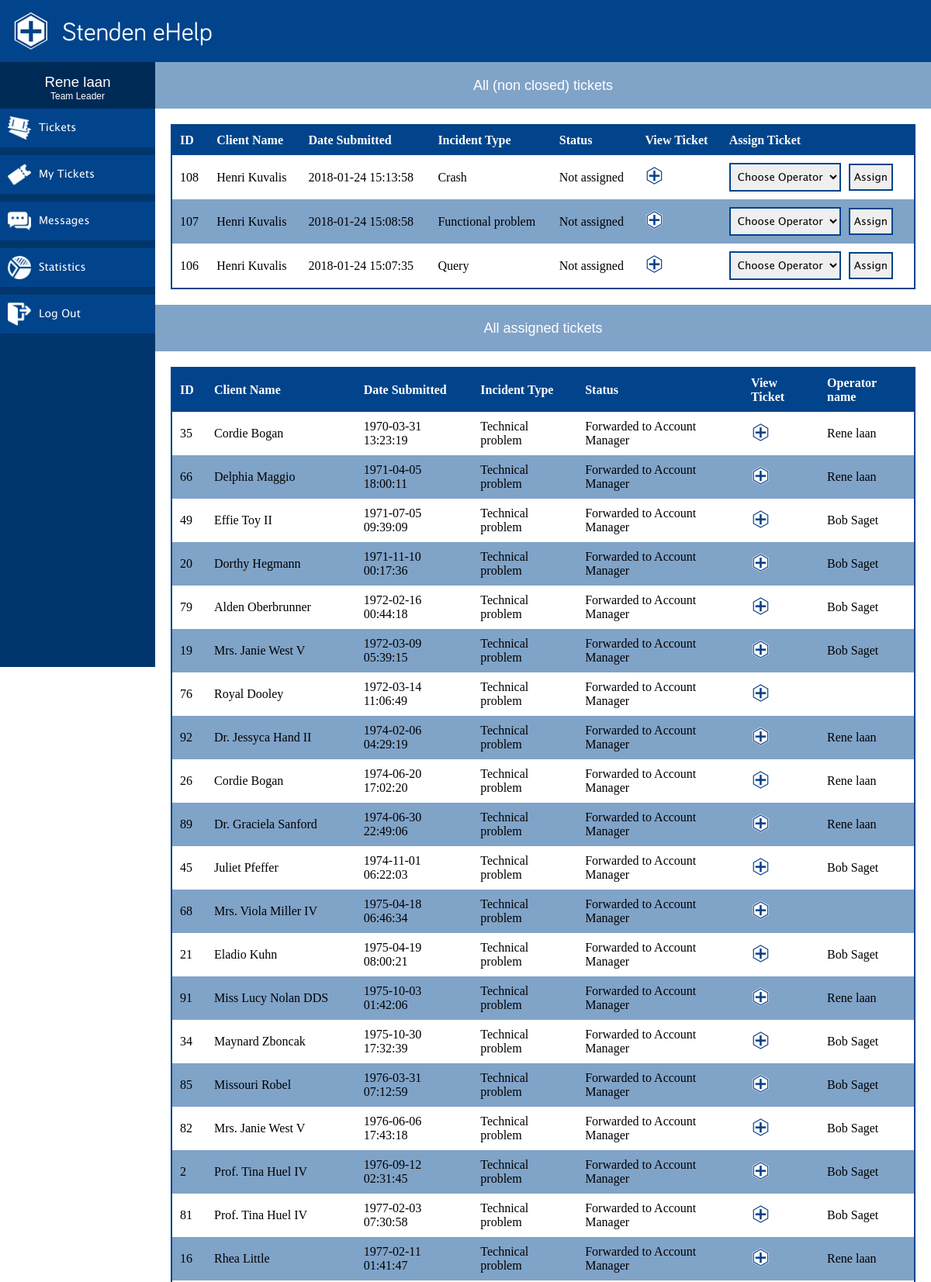
/tickets.php (signed in, upper part), run on the app's committed database.
### tables this page shows
CREATE TABLE `incident` (
  `incident_id` int(11) NOT NULL,
  `client_id` int(5) DEFAULT NULL,
  `operator_id` int(5) DEFAULT NULL,
  `status_id` int(11) DEFAULT '1',
  `category_id` int(11) DEFAULT NULL,
  `description` varchar(4000) DEFAULT NULL,
  `solution` varchar(4000) DEFAULT NULL,
  `start_date` timestamp NULL DEFAULT CURRENT_TIMESTAMP,
  `end_date` datetime DEFAULT NULL
);

CREATE TABLE `users` (
  `id` int(5) NOT NULL,
  `isEmployee` tinyint(1) NOT NULL DEFAULT '0',
  `name` varchar(60) NOT NULL,
  `phone` varchar(15) NOT NULL,
  `email` varchar(60) NOT NULL,
  `username` varchar(32) NOT NULL,
  `password` varchar(60) NOT NULL,
  `has_maintenance_license` tinyint(1) NOT NULL DEFAULT '0',
  `position_id` int(5) NOT NULL,
  `contact_id` int(5) NOT NULL
);

CREATE TABLE `category` (
  `category_id` int(11) NOT NULL,
  `category_name` varchar(30) NOT NULL
);

CREATE TABLE `status` (
  `status_id` int(11) NOT NULL,
  `status_name` varchar(30) NOT NULL
);

### php/permissions.php (called while the page is built, shortened)
<?php
$permissionTable = [
    "client" => [
        "view" => ['faq.php', 'submitTicket.php', 'MyTickets.php', 'messages.php', 'terms.php'],
        "edit" => ['viewTicket.php'],
        "delete" => []
    ],
    "no license" => [
        "view" => ['faq.php', 'terms.php'],
        "edit" => [],
        "delete" => []
    ],
    "operator" => [
        "view" => ['tickets.php', 'MyTickets.php', 'messages.php','terms.php'],
        "edit" => ['viewTicket.php'],
    ],
    "team leader" => [
        "view" => ['tickets.php', 'MyTickets.php', 'messages.php', 'statistics.php', 'statistics2.php','terms.php'],
        "edit" => ['viewTicket.php'],
    ]
];

### tickets.php (the view, shortened to what this page needs)
<?php
require "php/conn.php";
require "php/permissions.php";
require "php/functions.php";
    if(is_employee()){
        $sql = "SELECT * FROM incident
                        INNER JOIN users ON incident.client_id = users.id
                        INNER JOIN category ON incident.category_id = category.category_id
                        INNER JOIN status ON incident.status_id = status.status_id
                        WHERE status_name = 'Not assigned'
                        ORDER BY incident_id DESC";
        $sql1 = "SELECT * FROM incident
                        INNER JOIN users ON incident.client_id = users.id
                        INNER JOIN category ON incident.category_id = category.category_id
                        INNER JOIN status ON incident.status_id = status.status_id
                        WHERE incident.status_id IN (2,3,4)
                        ORDER BY start_date ASC";
    }
    $tickets = mysqli_query($conn, $sql);
    $ticketsAll = mysqli_query($conn, $sql1);
?>
<!DOCTYPE HTML>
<html lang="en">
    <head>
        <link rel="stylesheet" href="css/mainCSS.css">
    </head>
    <body>
    <div class="wrapper">
        <div class="header">
            <div class="logo">
                <img src="img/logo.png" alt="Stenden eHelp">
            </div>
            <p>Stenden eHelp</p>
        </div>
        <div id="content-wrapper">
            <div id="sidebar">
                <div class="userDetails">
                    <div class="clientName"><p><?php echo $_SESSION['name']; ?></p></div>
                    <div class="clientType"><p><?php echo $_SESSION['userType']; ?></p></div>
                </div>
                <div class="navWrapper">
                    <?= generateMenu() ?>
                </div>
            </div>
            <div class="content">
                <div class="titleBox"><p>All (non closed) tickets</p></div>
                <?php if($tickets->num_rows == 0) { ?>
                    <p>Sorry. There are no tickets at this time.</p>
                <?php } else { ?>
                    <table class="fancy-table">
                        <tr>
                            <th>ID</th>
                            <?php if(is_employee()){ ?>
                                <th>Client Name</th>
                            <?php } else { ?>
                                <th>Operator Name</th>
                            <?php } ?>
                            <th>Date Submitted</th>
                            <th>Incident Type</th>
                            <th>Status</th>
                            <th>View Ticket</th>
                            <th>Assign Ticket</th>
                        </tr>
                <?php while ($row = mysqli_fetch_assoc($tickets)){
                           ?>
                            <tr>
                                <td><?= $row['incident_id'] ?></td>
                                <td><?= $row['name'] ?></td>
                                <td><?= $row['start_date'] ?></td>
                                <td><?= $row['category_name'] ?></td>
                                <td><?= $row['status_name'] ?></td>
                                <td><a href='ViewTicket.php?ticket=<?= $row['incident_id'] ?>'><img src='img/logo.png' alt='logo link' width='25' height='25'></a></td>
                                <td><form action="tickets.php" method="post">
                                    <?php
                                    if ($_SESSION['userType'] == "Team Leader"){?>
                                      <select name='assign' id='input7'>
                                        <option value="NULL" disabled selected>Choose Operator</option>
                                        <?php
                                      echo "</select>";
                                      echo "<input style='margin-left:10px;' type='submit' value='Assign' name='submit'>";
                                    }else{
                                        ?> <input type="submit" value="Assign to me" name="submit">
                                    <?php } ?>
                                  </form></td>
                            </tr>
                        <?php } ?>
                <?php } ?>
                  <?php if($tickets->num_rows != 0 && $_SESSION['userType'] == 'Team Leader') { ?>
                            <table class="fancy-table">
                              <div class="titleBox"><p>All assigned tickets</p></div>
                                <tr>
                                    <th>ID</th>
                                    <?php if(is_employee()){ ?>
                                        <th>Client Name</th>
                                    <?php } else { ?>
                                        <th>Operator Name</th>
                                    <?php } ?>
                                    <th>Date Submitted</th>
                                    <th>Incident Type</th>
                                    <th>Status</th>
                                    <th>View Ticket</th>
                                    <th>Operator name</th>
                                </tr>
                        <?php while ($row1 = mysqli_fetch_assoc($ticketsAll)){
                          $sqlOperator = "SELECT name FROM users WHERE id = '".$row1['operator_id']."'";
                                  $opName = mysqli_query($conn, $sqlOperator);
                                  $opName = mysqli_fetch_assoc($opName);
                                   ?>
                                    <tr>
                                        <td><?= $row1['incident_id'] ?></td>
                                        <td><?= $row1['name'] ?></td>
                                        <td><?= $row1['start_date'] ?></td>
                                        <td><?= $row1['category_name'] ?></td>
                                        <td><?= $row1['status_name'] ?></td>
                                        <td><a href='ViewTicket.php?ticket=<?= $row1['incident_id'] ?>'><img src='img/logo.png' alt='logo link' width='25px' height='25px'></a></td>
                                        <td> <?= $opName['name'] ?></td>
                                    </tr>
                                <?php } ?>
                              <?php } ?>
                            </table>
        </div>
            </div>
              </body>
          </html>

### css/mainCSS.css (style rules this page uses)
* { padding:0px; margin:0px; box-sizing: border-box; -webkit-box-sizing: border-box; -moz-box-sizing: border-box; }
img { max-width:100%; max-height:100%; }
p { font-family: 'information', 'Arial', sans-serif; }
input, select, textarea { font-family: 'nav', 'Arial', sans-serif; }
input, select, textarea { border: 2px solid #01448B; padding: 5px; }
.fancy-table { width: calc(100% - 40px); border: 2px solid #01448B; border-collapse: collapse; margin: 20px; float: left; }
.fancy-table th { text-align: left; background: #01448B; color: white; padding: 10px; }
.fancy-table tr:nth-child(odd) { background: #fff; }
.fancy-table tr:nth-child(odd) { background: #80A3C8; }
.fancy-table td { padding: 10px; }
.wrapper { min-height: 100vh; width: 100%; float:left; }
.wrapper .header { width: 100%; height: 80px; background-color: #01448b; float:left; position: fixed; }
.wrapper .header p { font-family: 'eStenden', 'Arial', sans-serif; float:left; color: white; font-size: 25pt; line-height: 80px; margin: 0; }
.wrapper .header .logo { float:left; height: 50px; margin: 15px; }
.wrapper #content-wrapper { width: 100%; float: left; margin-bottom: 30px; }
.wrapper #content-wrapper #sidebar { width: 200px; min-height: calc(100vh - 80px); float: left; position: fixed; margin-top: 80px; }
.wrapper #content-wrapper #sidebar .userDetails { width: 100%; height: 60px; float: left; background-color: #002a56; padding-top: 15px; }
.wrapper #content-wrapper #sidebar .userDetails .clientName p { color:white; text-align: center; font-size:14pt; }
.wrapper #content-wrapper #sidebar .userDetails .clientType p { color:white; text-align: center; font-size: 9pt; }
.wrapper #content-wrapper #sidebar .navWrapper { width: 100%; background-color: #01366d; min-height: calc(100vh - 80px); float: left; }
.wrapper #content-wrapper .content { margin-left: 200px; margin-top: 80px; width: calc(100% - 200px); min-height: calc(100vh - 80px); float: left; }
.wrapper #content-wrapper .content .titleBox { height: 60px; width: 100%; background-color: #80a3c8; float:left; }
.wrapper #content-wrapper .content .titleBox p { padding: 0; line-height: 60px; text-align: center; color: white; font-size: 18px; }

### data on the page
incident: incident_id "108", client.name "Henri Kuvalis", start_date "2018-01-24 15:13:58", category.category_name "Crash", status.status_name "Not assigned"
incident: incident_id "107", client.name "Henri Kuvalis", start_date "2018-01-24 15:08:58", category.category_name "Functional problem", status.status_name "Not assigned"
incident: incident_id "106", client.name "Henri Kuvalis", start_date "2018-01-24 15:07:35", category.category_name "Query", status.status_name "Not assigned"
incident: incident_id "35", client.name "Cordie Bogan", start_date "1970-03-31 13:23:19", category.category_name "Technical problem", status.status_name "Forwarded to Account Manager", operator.name "Rene laan"
incident: incident_id "66", client.name "Delphia Maggio", start_date "1971-04-05 18:00:11", category.category_name "Technical problem", status.status_name "Forwarded to Account Manager", operator.name "Rene laan"
incident: incident_id "49", client.name "Effie Toy II", start_date "1971-07-05 09:39:09", category.category_name "Technical problem", status.status_name "Forwarded to Account Manager", operator.name "Bob Saget"
incident: incident_id "20", client.name "Dorthy Hegmann", start_date "1971-11-10 00:17:36", category.category_name "Technical problem", status.status_name "Forwarded to Account Manager", operator.name "Bob Saget"
incident: incident_id "79", client.name "Alden Oberbrunner", start_date "1972-02-16 00:44:18", category.category_name "Technical problem", status.status_name "Forwarded to Account Manager", operator.name "Bob Saget"
incident: incident_id "19", client.name "Mrs. Janie West V", start_date "1972-03-09 05:39:15", category.category_name "Technical problem", status.status_name "Forwarded to Account Manager", operator.name "Bob Saget"
incident: incident_id "76", client.name "Royal Dooley", start_date "1972-03-14 11:06:49", category.category_name "Technical problem", status.status_name "Forwarded to Account Manager"
incident: incident_id "92", client.name "Dr. Jessyca Hand II", start_date "1974-02-06 04:29:19", category.category_name "Technical problem", status.status_name "Forwarded to Account Manager", operator.name "Rene laan"
incident: incident_id "26", client.name "Cordie Bogan", start_date "1974-06-20 17:02:20", category.category_name "Technical problem", status.status_name "Forwarded to Account Manager", operator.name "Rene laan"
incident: incident_id "89", client.name "Dr. Graciela Sanford", start_date "1974-06-30 22:49:06", category.category_name "Technical problem", status.status_name "Forwarded to Account Manager", operator.name "Rene laan"
incident: incident_id "45", client.name "Juliet Pfeffer", start_date "1974-11-01 06:22:03", category.category_name "Technical problem", status.status_name "Forwarded to Account Manager", operator.name "Bob Saget"
incident: incident_id "68", client.name "Mrs. Viola Miller IV", start_date "1975-04-18 06:46:34", category.category_name "Technical problem", status.status_name "Forwarded to Account Manager"
incident: incident_id "21", client.name "Eladio Kuhn", start_date "1975-04-19 08:00:21", category.category_name "Technical problem", status.status_name "Forwarded to Account Manager", operator.name "Bob Saget"
incident: incident_id "91", client.name "Miss Lucy Nolan DDS", start_date "1975-10-03 01:42:06", category.category_name "Technical problem", status.status_name "Forwarded to Account Manager", operator.name "Rene laan"
incident: incident_id "34", client.name "Maynard Zboncak", start_date "1975-10-30 17:32:39", category.category_name "Technical problem", status.status_name "Forwarded to Account Manager", operator.name "Bob Saget"
incident: incident_id "85", client.name "Missouri Robel", start_date "1976-03-31 07:12:59", category.category_name "Technical problem", status.status_name "Forwarded to Account Manager", operator.name "Bob Saget"
incident: incident_id "82", client.name "Mrs. Janie West V", start_date "1976-06-06 17:43:18", category.category_name "Technical problem", status.status_name "Forwarded to Account Manager", operator.name "Bob Saget"
incident: incident_id "2", client.name "Prof. Tina Huel IV", start_date "1976-09-12 02:31:45", category.category_name "Technical problem", status.status_name "Forwarded to Account Manager", operator.name "Bob Saget"
incident: incident_id "81", client.name "Prof. Tina Huel IV", start_date "1977-02-03 07:30:58", category.category_name "Technical problem", status.status_name "Forwarded to Account Manager", operator.name "Bob Saget"
incident: incident_id "16", client.name "Rhea Little", start_date "1977-02-11 01:41:47", category.category_name "Technical problem", status.status_name "Forwarded to Account Manager", operator.name "Rene laan"

### other printed values
$_SESSION['name'] "Rene laan"
$_SESSION['userType'] "Team Leader"
$fileName "Tickets"
$fileName "My Tickets"
$fileName "Messages"
$fileName "Statistics"
